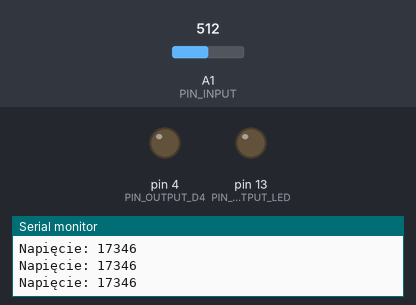
The sketch below on a simulated Arduino Uno, built with avr-gcc and run on an emulated ATmega328P. Parts: output pins drawn as LEDs (lit = HIGH), the last lines printed to the serial monitor. Inputs (shaded band) come from the test bench; at power-on: A1 (PIN_INPUT) = 512.

Above: at 1.2 s.
1.3 s: A1 (PIN_INPUT) set to 900
2.9 s: A1 (PIN_INPUT) set to 960
At 5.0 s:
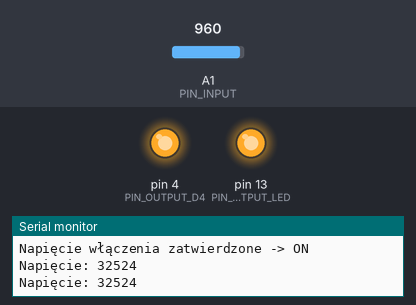
5.9 s: A1 (PIN_INPUT) set to 979
At 7.6 s:
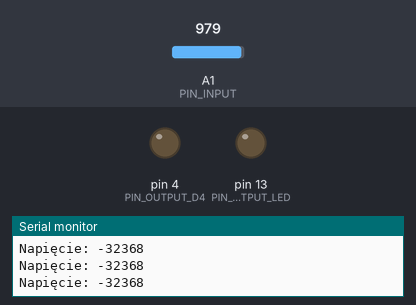
Timing chart, 0 to 9.1 s (numbered marks = the images above; inputs shaded):
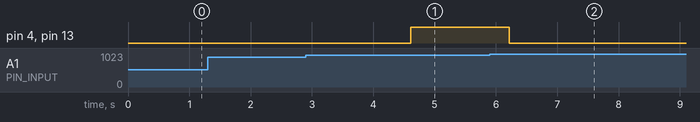

Measured:
- the behaviour switches between 967 and 968 on A1 (PIN_INPUT) (found by bisection; images 1 and 2)
- after the input at 5.9 s, pin 4 (PIN_OUTPUT_D4), pin 13 (PIN_OUTPUT_LED): HIGH → LOW after 0.32 s

The sketch:

Mapa_1.3_RtG.ino
```cpp
// Definicje stałych - Piny
#define PIN_INPUT       A1          // Pin gdzie podłączony jest dzielnik napięcia    EN Pin where the voltage divider is connected
#define PIN_OUTPUT_LED  LED_BUILTIN // Pin od wbudowanej diody LED                     EN Pin from the built-in LED
#define PIN_OUTPUT_D4   PD4         // Pin Roboczy                                      EN Working pin

// Definicje stałych - ADC
#define ADC_MAX    1023 // Wartość maksymalna ADC                                           EN ADC maximum value
#define ADC_AT_31V  915 // Wartość surowa ADC przy 31V DC przed dzielnikiem napięcia        EN ADC raw value at 31V DC before voltage divider

// Definicje stałych - miliwolty
#define MILLIVOLTS_ERROR     -1 // Magiczna wartość oznaczająca błąd ADC               EN A magic value indicating ADC error
#define MILLIVOLTS_ON     26900 // Napięcie włączenia w miliwoltach                     EN Turn-on voltage in millivolts
#define MILLIVOLTS_OFF    25000 // Napięcie wyłączenia w miliwoltach                     EN Turn-off voltage in millivolts

// Definicje stałych - czasy oczekiwania
#define TIME_DELAY_ON 3000 // Czas oczekiwania przed włączeniem w milisekundach             EN Time to wait before turning on in milliseconds

// Definicje stałych - UART
#define UART_SPEED 9600 // Prędkość UART w bps                                                  EN UART speed in bps

// Deklaracja stanów maszyny stanów
enum TState {
  STATE_START       =  0, // Inicjalizacja
  STATE_OFF_IDLE    = 10, // Oczekiwanie aż napięcie przekroczy napięcie włączenia
  STATE_OFF_WAITING = 20, // Oczekiwanie aż minie czas oczekiwania
  STATE_ON          = 30  // Załączenie wyjścia i oczekiwanie aż napięcie spadnie do napięcia wyłączenia
};

// Deklaracja zmiennych globalnych
enum TState state = STATE_START; // Stan maszyny stanów
unsigned long timer;             // Timer

// Inicjalizacja Arduino
void setup() {
  // Ustawienie pinu wyjściowego jako wyjście                                   EN Set output pin as output
  pinMode(PIN_OUTPUT_LED, OUTPUT);
  pinMode(PIN_OUTPUT_D4, OUTPUT);

  // Uruchomienie UART
  Serial.begin(UART_SPEED);
}

// Pętla główna programu
void loop() {
  // Pomiar napięcia
  int millivolts = measureMillivolts();

  Serial.print("Napięcie: ");
  Serial.println(millivolts);


  // Sprawdź czy zmierzone napięcie jest poprawne
  if ( millivolts == MILLIVOLTS_ERROR ) {
    // Wyświetl błąd, odczekaj pół sekundy i wyjdź
    Serial.println("Błąd pomiaru ADC - napięcie poza zakresem");
    delay(500);
    return;
  }

  // Wykonanie akcji w zależności od tego w jakim stanie jest program
  switch ( state ) {

    // Stan startowy: przejdź do stanu OFF_IDLE
    case STATE_START:
      state = STATE_OFF_IDLE;
      break;

    // Stan OFF_IDLE
    case STATE_OFF_IDLE:
      // Wyłącz wyjście
      setOutput(0);
      // Sprawdź napięcie ON
      if ( millivolts >= MILLIVOLTS_ON ) {
        Serial.println("Napięcie włączenia osiągnięte");
        // Resetuj timer
        timer_reset(&timer);
        // Przejdź do stanu OFF_WAITING
        state = STATE_OFF_WAITING;
      }
      break;

    // Stan OFF_WAITING
    case STATE_OFF_WAITING:
      // Wyłącz wyjście
      setOutput(0);
      // Sprawdź napięcie ON
      if ( millivolts < MILLIVOLTS_ON ) {
        Serial.println("Napięcie włączenia utracone");
        // Napięcie spadło, powrót do stanu OFF_IDLE
        state = STATE_OFF_IDLE;
      } else {
        // Napięcie nadal powyżej U_on, sprawdź czy minął czas T_on
        if ( timer_check(&timer, TIME_DELAY_ON) ) {
          Serial.println("Napięcie włączenia zatwierdzone -> ON");
          // Czas oczekiwania upłynął, przejdź do stanu ON
          state = STATE_ON;
        }
      }
      break;

    // Stan ON
    case STATE_ON:
      // Włącz wyjście
      setOutput(1);
      // Sprawdź napięcie OFF
      if ( millivolts <= MILLIVOLTS_OFF ) {
        Serial.println("Napięcie wyłączenia osiągnięte -> OFF");
        // Napięcie spadło poniżej U_off, przejdź do stanu OFF_IDLE
        state = STATE_OFF_IDLE;
      }
  }

  // Przerwa pomiędzy wywołaniami programu
  delay(200);
}

// Funkcja zwraca wartość w miliwoltach lub MILLIVOLTS_ERROR gdy napięcie jest poza zakresem    EN The function returns a value in millivolts or MILLIVOLTS_ERROR when the voltage is out of range
int measureMillivolts() {
  // Wczytaj wartość analogową
  int raw = analogRead(PIN_INPUT);
  //Kablibracja
  //Serial.print("Napięcie: ");
  //Serial.println(millivolts);

  // Sprawdź czy nie przekroczono wartośći maksymalnej ADC                                        EN Check that the maximum value of ADC is not exceeded
  if ( raw < ADC_MAX ) {
    // Wartość poprawna, zmapuj wartość surową na miliwolty
    return map(
             raw,           // Wartość wejściowa 0..(ADC_MAX-1)                                    EN Input value 0..(ADC_MAX-1)
             0, ADC_AT_31V, // Zakres wartości wejściowej 0..<wartość przy 31V>                     EN Input value range 0..<value at 31V>
             0, 31000       // Zakres wartości wyjściowej 0..31000mV                                 EN Output value range 0..31000mV
           );
  } else {
    // Przekroczono zakres ADC, zwróć magiczny symbol oznaczający błąd pomiaru                        EN // ADC range exceeded, return magic symbol for measurement error
    return MILLIVOLTS_ERROR;
  }
}

// Funkcja resetuje timer
void timer_reset(unsigned long * timer_p) {
  if ( timer_p ) {
    *timer_p = millis();
  }
}

// Funkcja sprawdza czy upłynęło 'ms' milisekund od resetu timera              EN The function checks if 'ms' milliseconds have elapsed since the timer was reset
bool timer_check(unsigned long * timer_p, unsigned long ms) {
  // Wartość przy której licznik czasu się przekręca
  unsigned long max_time = (unsigned long)(-1);

  // Aktualny czas zegara w milisekundach
  unsigned long now = millis();

  // Sprawdź czy pointer nie jest null
  if ( ! timer_p ) {
    return false;
  }

  // Sprawdź czy licznik czasu się przekręcił
  if ( *timer_p <= now ) {
    // Licznik czasu się nie przekręcił
    return ms <= (now - *timer_p);
  } else {
    // Licznik czasu się przekręcił
    return ms <= (max_time - *timer_p + now);
  }
}


void setOutput(bool on) {
  digitalWrite(PIN_OUTPUT_LED, on);
  digitalWrite(PIN_OUTPUT_D4, on);
}
// Made By Anonimus and Sz.H.
```
